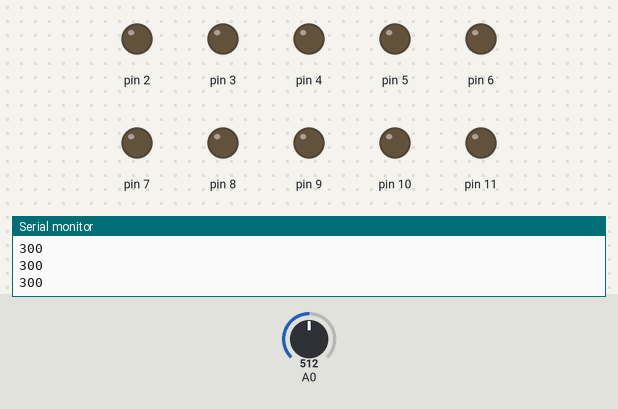
Recording of a sketch running on a simulated Arduino Uno, built with avr-gcc and run on an emulated ATmega328P. Parts: output pins drawn as LEDs (lit = HIGH), the last lines printed to the serial monitor. Inputs (shaded band) come from the test bench; at power-on: A0 = 512.

Above: at 1.2 s.
1.3 s: A0 set to 716
At 2.2 s:
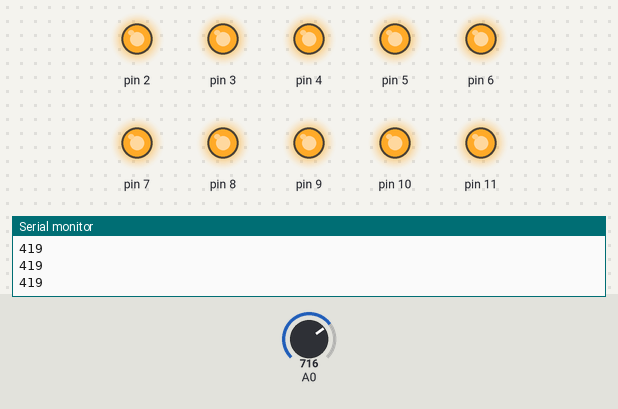
Timing chart, 0 to 4.3 s (numbered marks = the images above; inputs shaded):
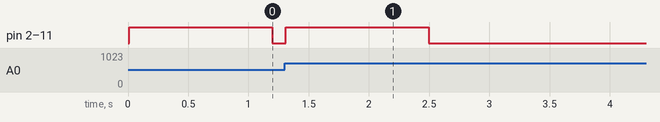

Measured:
- after the input at 1.3 s, pin 2–11: LOW → HIGH at once, → LOW 1.2 s later

The sketch:

heart-test1.ino
```cpp
int heart_high, heart_low;
int data[200], i, mapped;
void setup(){
  for(i=2; i<12; i++)//LEDs
  pinMode(i, OUTPUT);
Serial.begin(115200);//for the processing sketch

}//setup


void loop(){

      heart_high=0;//reset the high before we look for it,  everything is higher than 0
      heart_low = 1023;//reset the low before we look for it, everything is lower than 1023

      for(i=200; i>0; i--){//search for the low and high out of the last 200 samples
        data[i] = data[i-1];// move everything back one, this will leave data[0] empty, but we put the next read there after this

      if(data[i]>heart_high)//check to see if we have something higher than the current high
      heart_high=data[i];//if it is higher, write the new value in
      if(data[i]<heart_low)//same idea as the high check
      heart_low=data[i];
    }//for loop

    data[0] = analogRead(0);//now write the next analog value to data[0]

    mapped = map(data[0], 0, 1023, 0, 600);
    Serial.println(mapped);//send over the current value to the processing sketch, but scale it to match the screen height

  delay(5);//delay in here is important, we need enough samples to catch an entire waveform, so at least 1 sec of samples should be tored in data[0],
  //so 5ms x 200 = 1000, we're good


  //This code is where we control the LEDs
  if((heart_high-heart_low)>150){//first, don't even go in here unless the span of the high and low is greater than 150.  This is important, so the LEDs don't go crazy
  //if you're flat lined

  //I'll explain how one of these works
  //There is an 'if' check for each of the LEDs
  //Basically, how this works is we want the LEDs turn represent the entire span of a heart beat, which is why we get the lowest and highest value
  //this gives us the span, which can be used to take a percentage of, and that's exactly how all these statements work
  if(data[0] > (heart_high-.95*(heart_high-heart_low)))//this is true if the read is greater than 95% of the span
  digitalWrite(2, HIGH);
  else
  digitalWrite(2,LOW);

  if(data[0] > (heart_high-.9*(heart_high-heart_low)))// greater than 90% of the span and so on
  digitalWrite(3, HIGH);
  else
  digitalWrite(3,LOW);

    if(data[0] > (heart_high-.8*(heart_high-heart_low)))
  digitalWrite(4, HIGH);
  else
  digitalWrite(4,LOW);
    if(data[0] > (heart_high-.7*(heart_high-heart_low)))
  digitalWrite(5, HIGH);
  else
  digitalWrite(5,LOW);
    if(data[0] > (heart_high-.6*(heart_high-heart_low)))
  digitalWrite(6, HIGH);
  else
  digitalWrite(6,LOW);
    if(data[0] > (heart_high-.5*(heart_high-heart_low)))
  digitalWrite(7, HIGH);
  else
  digitalWrite(7,LOW);
    if(data[0] > (heart_high-.4*(heart_high-heart_low)))
  digitalWrite(8, HIGH);
  else
  digitalWrite(8,LOW);
    if(data[0] > (heart_high-.3*(heart_high-heart_low)))
  digitalWrite(9, HIGH);
  else
  digitalWrite(9,LOW);
     if(data[0] > (heart_high-.2*(heart_high-heart_low)))
  digitalWrite(10, HIGH);
  else
  digitalWrite(10,LOW);
     if(data[0] > (heart_high-.1*(heart_high-heart_low)))
  digitalWrite(11, HIGH);
  else
  digitalWrite(11,LOW);

  }//span check
  else
  for(i=2; i<12; i++)//turn all the LEDs off if we're flatlined
  digitalWrite(i,LOW);


}//loop
```
